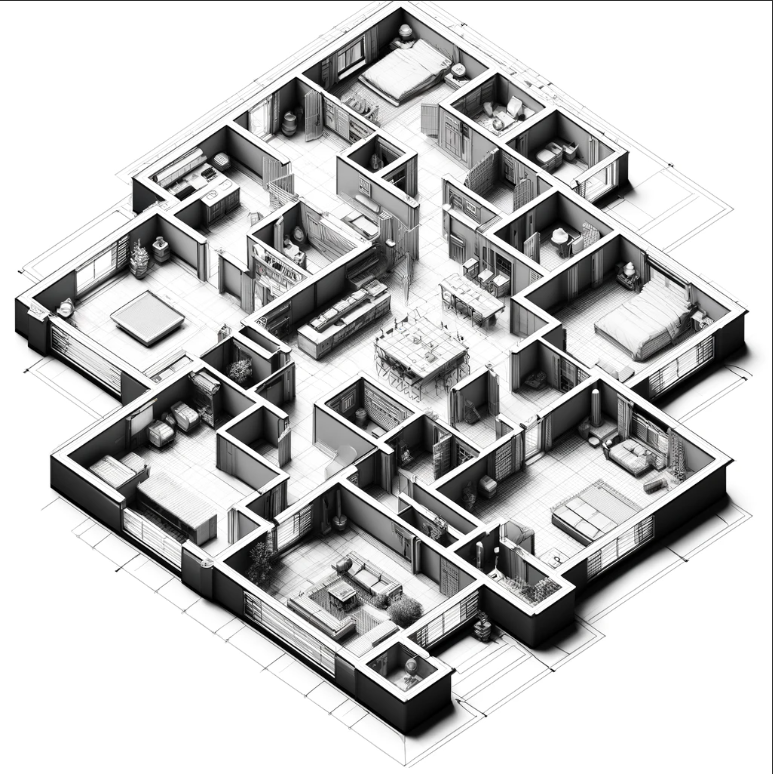
#> input picture Screenshot 2024-05-31 223145.png, 773 x 774 px, found by its file name
$ python 33d2d.py
#> lines starting #> are read from the running program, lines starting #| are printed output that depends on the picture; after the words box and inside, x2 and y2 are one past the last pixel; in counts of white or black regions, pixels touching at a corner belong together
import cv2
import numpy as np
import matplotlib.pyplot as plt


def load_image(filepath):
    """Load an image from file."""
    image = cv2.imread(filepath)
    return image


def preprocess_image(image):
    """Convert image to grayscale and apply edge detection."""
    gray = cv2.cvtColor(image, cv2.COLOR_BGR2GRAY)
    edges = cv2.Canny(gray, 50, 150)
    return edges


def extract_features(edges):
    """Extract contours from the edges."""
    contours, _ = cv2.findContours(edges, cv2.RETR_EXTERNAL, cv2.CHAIN_APPROX_SIMPLE)
    return contours


def draw_floor_plan(contours, image_shape):
    """Draw the floor plan based on contours."""
    floor_plan = np.zeros(image_shape, dtype=np.uint8)
    cv2.drawContours(floor_plan, contours, -1, (255, 255, 255), 2)
    return floor_plan


def main():
    filepath = 'C:\\Users\\AKSHAY\\PycharmProjects\\pythonProject3\\Screenshot 2024-05-31 223145.png'
    image = load_image(filepath)
#> in load_image, image is the input picture: shape (774, 773, 3); mean B, G, R 194.1, 194.2, 194.2
    edges = preprocess_image(image)
#> in preprocess_image, `edges = cv2.Canny(gray, 50, 150)`:
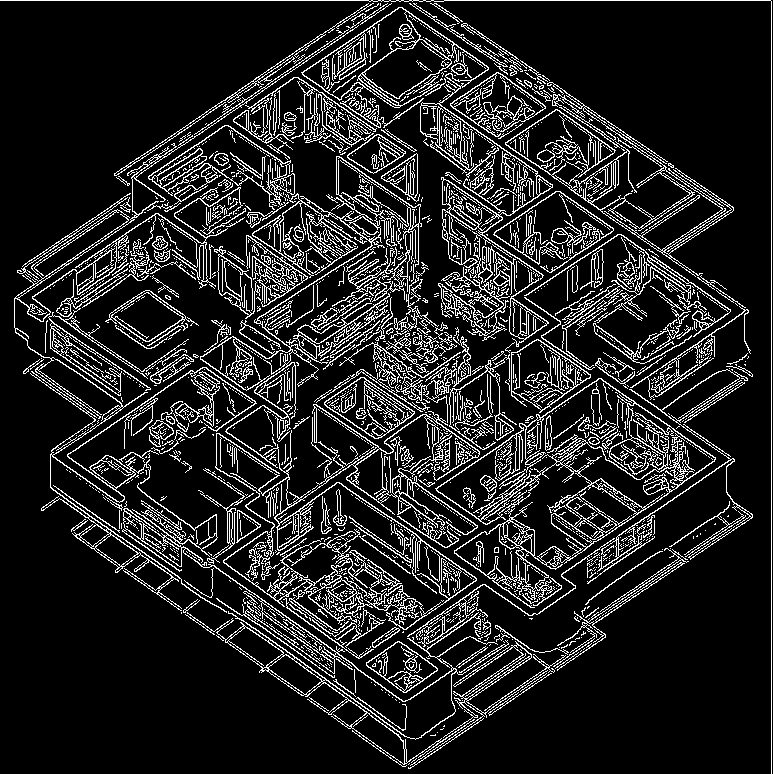
#> edges: shape (774, 773); 13.7% white in thin lines or dots
    contours = extract_features(edges)
#> in extract_features, `contours, _ = cv2.findContours(edges, cv2.RETR_EXTERNAL, cv2.CHAIN_APP..`: contours = 1495 contours, 1364 with area under 20; largest, box (x1, y1, x2, y2) and area: (435, 378, 716, 608) 29265, (301, 7, 553, 280) 9178, (200, 156, 480, 630) 8562, (14, 3, 374, 613) 7460, (122, 483, 615, 765) 7114
    floor_plan = draw_floor_plan(contours, image.shape[:2])
#> in draw_floor_plan, `cv2.drawContours(floor_plan, contours, -1, (255, 255, 255), 2)`:
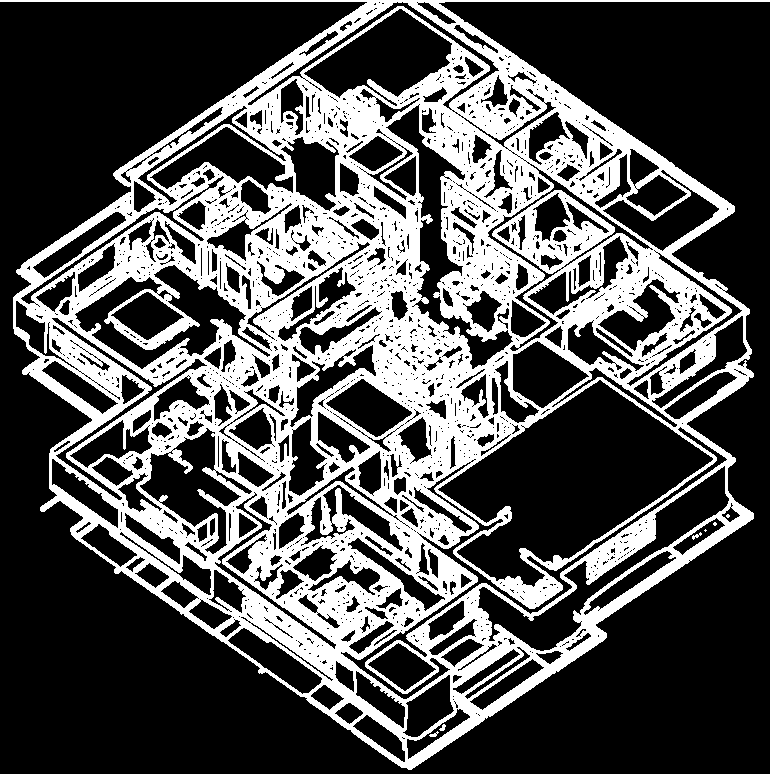
#> floor_plan: shape (774, 773); 32.1% white; 7 white regions (3 under 20 px), largest, box (x1, y1, x2, y2) and area: (0, 0, 773, 774) 192194, (692, 532, 702, 540) 31, (439, 724, 446, 731) 28, (429, 731, 439, 737) 28

    plt.figure(figsize=(10, 10))
    plt.imshow(floor_plan, cmap='gray')
    plt.title('Generated Floor Plan')
    plt.axis('off')
    plt.show()


if __name__ == "__main__":
    main()

$ run again, with Screenshot 2024-05-31 223539.png copied over Screenshot 2024-05-31 223145.png
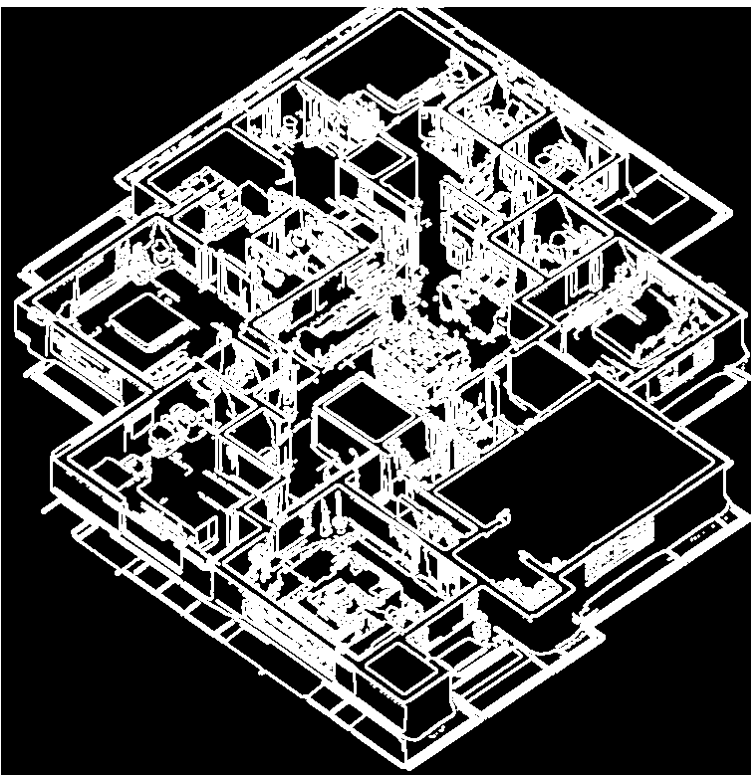
#> input picture Screenshot 2024-05-31 223539.png, 751 x 780 px, found by its file name
#> in load_image, image is the input picture: shape (780, 751, 3); min 0, max 255, mean 85.5
#> in preprocess_image, `edges = cv2.Canny(gray, 50, 150)`:
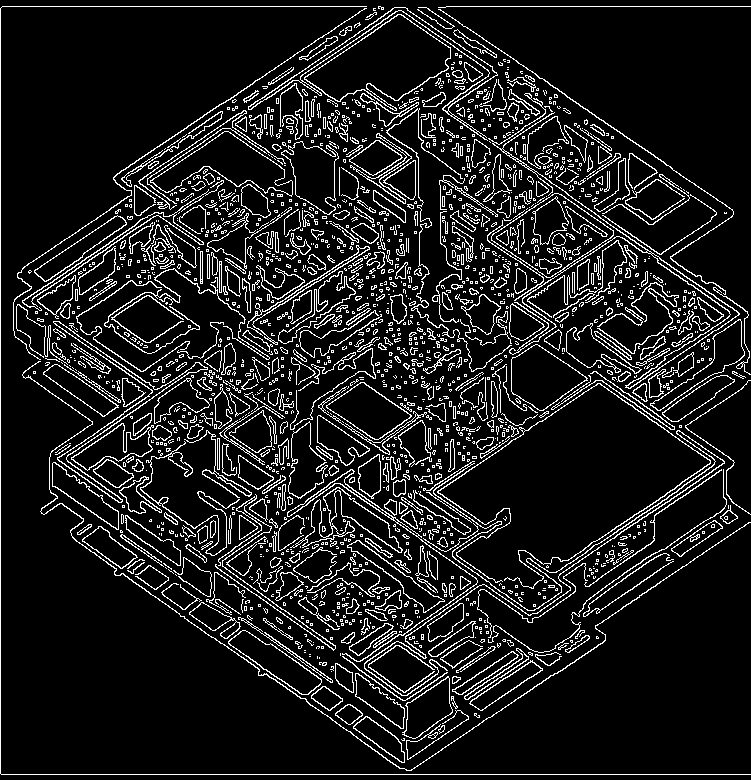
#> edges: shape (780, 751); 11.1% white in thin lines or dots
#> in extract_features, `contours, _ = cv2.findContours(edges, cv2.RETR_EXTERNAL, cv2.CHAIN_APP..`: contours = 1588 contours, 1266 with area under 20; largest, box (x1, y1, x2, y2) and area: (304, 14, 451, 111) 7130, (487, 93, 740, 389) 6996, (150, 131, 293, 197) 3945, (511, 344, 588, 411) 3036, (326, 382, 412, 440) 2512
#> in draw_floor_plan, `cv2.drawContours(floor_plan, contours, -1, (255, 255, 255), 2)`:
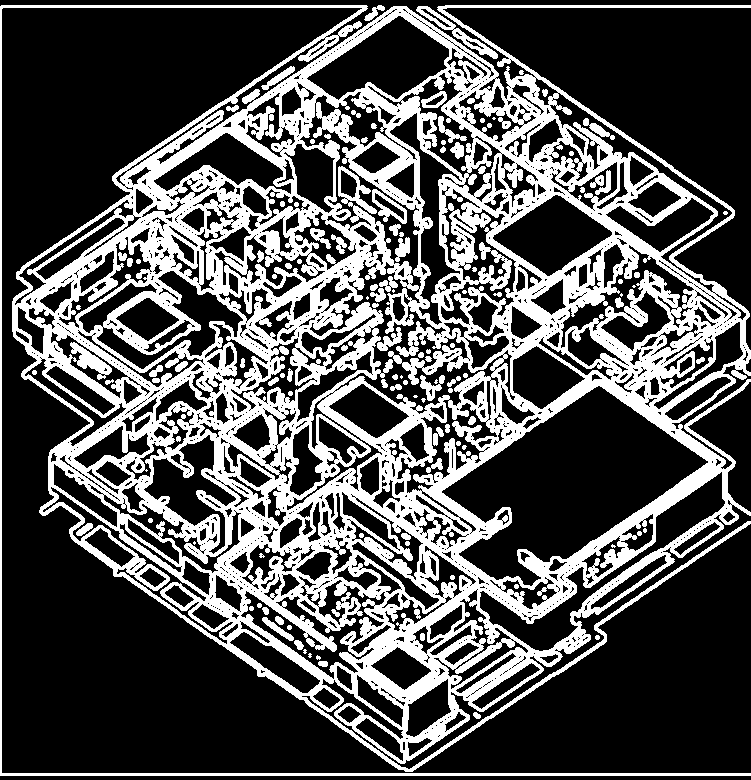
#> floor_plan: shape (780, 751); 31.7% white; 125 white regions (19 under 20 px), largest, box (x1, y1, x2, y2) and area: (0, 5, 751, 776) 178295, (416, 6, 498, 59) 696, (372, 189, 407, 224) 418
